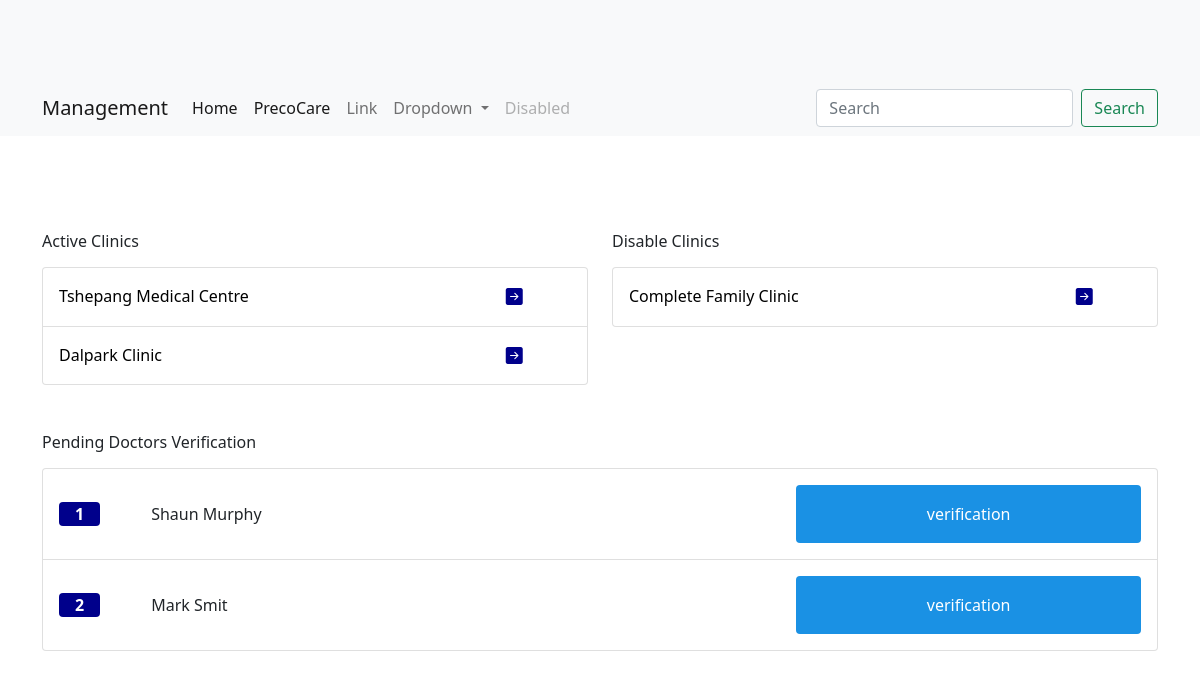
/management/, run on the app's committed database.
### precocare/models.py (models this page shows, shortened)
class ClinicModel(models.Model):
    user = models.ForeignKey(User,null=True, on_delete=models.CASCADE,blank=True,default=None , related_name='owner')
    clinic_name = models.CharField(max_length=500,null=True)
    contact1 = models.CharField(max_length=50,null=True)
    contact2 = models.CharField(max_length=50,null=True)
    emial = models.CharField(max_length=50,null=True)
    about_clinic = models.TextField(blank = True)
    street = models.CharField(max_length=500,null=True)
    province = models.CharField(max_length=500,null=True)
    suburb = models.CharField(max_length=500,null=True)
    zipcode = models.CharField(max_length=500,null=True)
    mon_fri_hours = models.CharField(max_length=500,null=True)
    saturday = models.CharField(max_length=500,null=True)
    sunday = models.CharField(max_length=500,null=True)
    holidays = models.CharField(max_length=500,null=True)
    clinic_type = models.CharField(max_length=100,null=True)
    clinic_doctors = models.ManyToManyField(DoctorModel,related_name="physicians",blank=True,default=None)
    clinic_admins = models.ManyToManyField(AdministratorModel,related_name="admins",default=None)
    profile_set = models.CharField(max_length=50,null=True, default='No' ,blank=True)
    clinic_status = models.CharField(max_length=200,null=True ,blank=True,default="Disabled")
    insurance_cover = models.ManyToManyField(InsuranceModel,related_name="medical_scheme",blank=True,default=None)
    date_created = models.DateTimeField(auto_now_add=True, null=True)
    hero_image = models.ImageField(null=True, blank=True,upload_to='files/clinics')
    sub_image1 = models.ImageField(null=True, blank=True,upload_to='files/clinics')
    sub_image2 = models.ImageField(null=True, blank=True,upload_to='files/clinics')
    sub_image3 = models.ImageField(null=True, blank=True,upload_to='files/clinics')
    walk_in = models.CharField(max_length=50,null=True, default='No' ,blank=True)
    online_appointments = models.CharField(max_length=50,null=True, default='No' ,blank=True)
    telephone_appointments = models.CharField(max_length=50,null=True, default='No' ,blank=True)
    website = models.CharField(max_length=1000,null=True,blank=True)

class DoctorModel(models.Model):
    user = models.OneToOneField(User,null=True, on_delete=models.CASCADE)
    first_name = models.CharField(max_length=200,null=True)
    last_name = models.CharField(max_length=200,null=True)
    about_doctor = models.TextField(blank = True)
    registration_number = models.CharField(max_length=500,null=True)
    mobile_number = models.CharField(max_length=50,null=True)
    email = models.CharField(max_length=200,null=True)
    verified = models.CharField(max_length=100,null=True, default='No' ,blank=True)
    doctor_license = models.CharField(max_length=500,null=True,unique=True)
    profile_set = models.CharField(max_length=50,null=True, default='No' ,blank=True)
    date_created = models.DateTimeField(auto_now_add=True, null=True)
    profile_pic = models.ImageField(null=True, blank=True,upload_to='files/doctorprofile')

### precocare/views.py (the view, shortened to what this page needs)
# urls.py: path('management/', views.ManagementView, name="management"),
def ManagementView(request):
    active_clinics = ClinicModel.objects.filter(clinic_status= 'Active')
    disable_clinics = ClinicModel.objects.filter(clinic_status = 'Disabled')
    pending_doctors = DoctorModel.objects.filter(verified = 'No').order_by('-date_created')
    context = {
        'active_clinics' : active_clinics,
        'disable_clinics' : disable_clinics,
        'pending_doctors' : pending_doctors
    }
    return render(request,'Management/management_dashboard.html',context)

### precocare/templates/Management/management_dashboard.html (shortened to what this page needs)
{% extends 'Management/management_base.html' %}
{% block content %}
<section class="container ">
    <div class="row">
        <div class="col-sm-12 col-md-6 mt-5">
            <h6>Active Clinics</h6>
            <ul class="list-group mt-3">
                {% for clinic in active_clinics %}
                <li class="list-group-item py-3">
                    <a href="{% url 'clinic-details' clinic.id %}" style="text-decoration: none;">
                        <div class="row">
                            <div class="col text-black">
                                {{clinic.clinic_name}}
                            </div>
                            <div class="col-2">
                                <i class="bi bi-arrow-right-square-fill view-icon"></i>
                            </div>
                        </div>
                    </a>
                </li>
                {% endfor %}
              </ul>
        </div>
        <div class="col-sm-12 col-md-6 mt-5">
            <h6>Disable Clinics</h6>
            <ul class="list-group mt-3">
                {% for clinic in  disable_clinics %}
                <li class="list-group-item py-3">
                    <a href="{% url 'clinic-details' clinic.id %}" style="text-decoration: none;">
                        <div class="row">
                            <div class="col text-black">
                                {{clinic.clinic_name}}
                            </div>
                            <div class="col-2">
                                <i class="bi bi-arrow-right-square-fill view-icon"></i>
                            </div>
                        </div>
                    </a>
                </li>
                {% empty %}
                <div class="alert alert-primary" role="alert">
                    No disabled clinics
                </div>
                {% endfor %}
              </ul>
        </div>
    </div>
</section>
<section class="container mt-5">
    <h6>Pending Doctors Verification</h6>
    <ul class="list-group mt-3">
        {% for doctor in pending_doctors %}
        <li class="list-group-item py-3">
            <div class="row">
                <div class="col-1 d-flex align-items-center">
                    <span class="fw-bold px-3 rounded text-white" style="background-color: darkblue;">{{ forloop.counter }}</span>
                </div>
                <div class="col d-flex align-items-center">
                    {{doctor.first_name}} {{doctor.last_name}}
                </div>
                <div class="col col-md-4">
                    <button type="button" data-bs-toggle="modal" data-bs-target="#exampleModal" class="btn text-white py-3" style="background-color: #1A91E4; width: 100%;" >verification</button>
                </div>
            </div>
        </li>
        {% empty %}
        <div class="alert alert-primary" role="alert">
            No Pending Verifications
        </div>
        {% endfor %}
      </ul>
</section>
{% endblock %}

### precocare/templates/Management/management_dashboard.html (style rules this page uses)
.view-icon { font-size: 17px; color: darkblue; }

### data on the page
ClinicModel: clinic_name "Tshepang Medical Centre"
ClinicModel: clinic_name "Dalpark Clinic"
ClinicModel: clinic_name "Complete Family Clinic"
DoctorModel: first_name "Shaun", last_name "Murphy"
DoctorModel: first_name "Mark", last_name "Smit"
